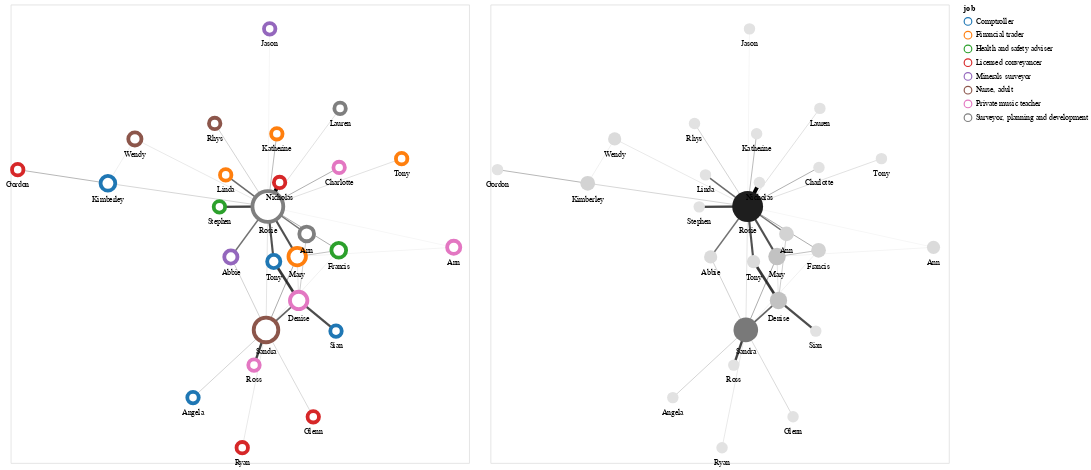

The notebook cell saved with this chart:
### Markdown cell above
Combination of two plots altair-style, showing the use of Altair settings

### Code cell
g1 = alph(
    G,
    weight_attr="weight",
    layout_fn=lambda g: nx.spring_layout(g, weight="weight", k=4, iterations=5000, seed=seed),
    node_args=dict(
        size=alt.Size(
            "degree_centrality",
            scale=alt.Scale(domain=[0,1], range=[150, 2000]),
            legend=None
        ),
        halo_offset=None,
        fill="#fff",
        stroke=alt.Color("job", scale=alt.Scale(scheme="category10")),
        strokeWidth=5,
        tooltip_attrs=["name", "job", "country"],
        label_attr="name",
    ),
    edge_args=dict(color="black"),
    width=600,
    height=600,
    padding=20,
)

g2 = alph(
    G,
    weight_attr="weight",
    layout_fn=lambda g: nx.spring_layout(g, weight="weight", k=4, iterations=5000, seed=seed),
    node_args=dict(
        size=alt.Size(
            "degree_centrality",
            scale=alt.Scale(domain=[0,1], range=[150, 2000]),
            legend=None
        ),
        halo_offset=None,
        fill=alt.Color("degree_centrality", scale=alt.Scale(scheme="greys")),
        stroke=alt.Color("job", scale=alt.Scale(scheme="category10")),
        strokeWidth=0,
        tooltip_attrs=["name", "job", "country"],
        label_attr="name",
    ),
    edge_args=dict(color="black"),
    width=600,
    height=600,
    padding=20,
)

g1 | g2

### Figure 1 — Vega-Lite specification as saved in the notebook (floating-point values rounded to 4 significant figures)
{"config": {"view": {"continuousWidth": 400, "continuousHeight": 300}}, "hconcat": [{"layer": [{"data": {"name": "data-9ff27348c8566cb965ecb8cdc86803c5"}, "mark": "line", "encoding": {"color": {"value": "black"}, "detail": {"field": "edge", "type": "quantitative"}, "opacity": {"field": "weight", "legend": null, "scale": {"range": [0.3, 1]}, "type": "quantitative"}, "strokeWidth": {"field": "weight", "legend": null, "scale": {"range": [0.1, 5]}, "type": "quantitative"}, "x": {"axis": {"domain": false, "grid": false, "labels": false, "ticks": false, "title": ""}, "field": "x", "type": "quantitative"}, "y": {"axis": {"domain": false, "grid": false, "labels": false, "ticks": false, "title": ""}, "field": "y", "type": "quantitative"}}}, {"layer": [{"mark": "circle", "encoding": {"fill": {"value": "#fff"}, "opacity": {"value": 1}, "size": {"field": "degree_centrality", "legend": null, "scale": {"domain": [0, 1], "range": [150, 2000]}, "type": "quantitative"}, "stroke": {"field": "job", "scale": {"scheme": "category10"}, "type": "nominal"}, "strokeWidth": {"value": 5}, "tooltip": [{"field": "name", "type": "nominal"}, {"field": "job", "type": "nominal"}, {"field": "country", "type": "nominal"}], "x": {"axis": {"domain": false, "grid": false, "labels": false, "ticks": false, "title": ""}, "field": "x", "type": "quantitative"}, "y": {"axis": {"domain": false, "grid": false, "labels": false, "ticks": false, "title": ""}, "field": "y", "type": "quantitative"}}}, {"mark": {"type": "text", "align": "center", "baseline": "middle", "color": "black", "size": 10}, "encoding": {"text": {"field": "name", "type": "nominal"}, "x": {"axis": {"domain": false, "grid": false, "labels": false, "ticks": false, "title": ""}, "field": "x", "type": "quantitative"}, "y": {"axis": {"domain": false, "grid": false, "labels": false, "ticks": false, "title": ""}, "field": "__y_label", "type": "quantitative"}}}], "data": {"name": "data-e7799511c789b2c646ff2426de794301"}}], "height": 600, "resolve": {"scale": {"color": "independent", "fill": "independent", "opacity": "independent", "size": "independent", "strokeWidth": "independent"}}, "width": 600}, {"layer": [{"data": {"name": "data-9ff27348c8566cb965ecb8cdc86803c5"}, "mark": "line", "encoding": {"color": {"value": "black"}, "detail": {"field": "edge", "type": "quantitative"}, "opacity": {"field": "weight", "legend": null, "scale": {"range": [0.3, 1]}, "type": "quantitative"}, "strokeWidth": {"field": "weight", "legend": null, "scale": {"range": [0.1, 5]}, "type": "quantitative"}, "x": {"axis": {"domain": false, "grid": false, "labels": false, "ticks": false, "title": ""}, "field": "x", "type": "quantitative"}, "y": {"axis": {"domain": false, "grid": false, "labels": false, "ticks": false, "title": ""}, "field": "y", "type": "quantitative"}}}, {"layer": [{"mark": "circle", "encoding": {"fill": {"field": "degree_centrality", "scale": {"scheme": "greys"}, "type": "quantitative"}, "opacity": {"value": 1}, "size": {"field": "degree_centrality", "legend": null, "scale": {"domain": [0, 1], "range": [150, 2000]}, "type": "quantitative"}, "stroke": {"field": "job", "scale": {"scheme": "category10"}, "type": "nominal"}, "strokeWidth": {"value": 0}, "tooltip": [{"field": "name", "type": "nominal"}, {"field": "job", "type": "nominal"}, {"field": "country", "type": "nominal"}], "x": {"axis": {"domain": false, "grid": false, "labels": false, "ticks": false, "title": ""}, "field": "x", "type": "quantitative"}, "y": {"axis": {"domain": false, "grid": false, "labels": false, "ticks": false, "title": ""}, "field": "y", "type": "quantitative"}}}, {"mark": {"type": "text", "align": "center", "baseline": "middle", "color": "black", "size": 10}, "encoding": {"text": {"field": "name", "type": "nominal"}, "x": {"axis": {"domain": false, "grid": false, "labels": false, "ticks": false, "title": ""}, "field": "x", "type": "quantitative"}, "y": {"axis": {"domain": false, "grid": false, "labels": false, "ticks": false, "title": ""}, "field": "__y_label", "type": "quantitative"}}}], "data": {"name": "data-e7799511c789b2c646ff2426de794301"}}], "height": 600, "resolve": {"scale": {"color": "independent", "fill": "independent", "opacity": "independent", "size": "independent", "strokeWidth": "independent"}}, "width": 600}], "$schema": "https://vega.github.io/schema/vega-lite/v4.17.0.json", "datasets": {"data-9ff27348c8566cb965ecb8cdc86803c5": [{"target": "b", "y": 335.7, "pair": ["a", "b"], "x": 302.4, "edge": 0, "weight": 2.171, "source": "a"}, {"target": "b", "y": 270.2, "pair": ["a", "b"], "x": 331.3, "edge": 0, "weight": 2.171, "source": "a"}, {"target": "a", "y": 335.7, "pair": ["a", "a"], "x": 302.4, "edge": 1, "weight": 0.08112, "source": "a"}, {"target": "a", "y": 335.7, "pair": ["a", "a"], "x": 302.4, "edge": 1, "weight": 0.08112, "source": "a"}, {"target": "n", "y": 335.7, "pair": ["a", "n"], "x": 302.4, "edge": 2, "weight": 3.894, "source": "a"}, {"target": "n", "y": 367.2, "pair": ["a", "n"], "x": 314.0, "edge": 2, "weight": 3.894, "source": "a"}, {"target": "c", "y": 335.7, "pair": ["a", "c"], "x": 302.4, "edge": 3, "weight": 0.2846, "source": "a"}, {"target": "c", "y": 174.2, "pair": ["a", "c"], "x": 300.6, "edge": 3, "weight": 0.2846, "source": "a"}, {"target": "r", "y": 335.7, "pair": ["a", "r"], "x": 302.4, "edge": 4, "weight": 1.398, "source": "a"}, {"target": "r", "y": 299.8, "pair": ["a", "r"], "x": 340.6, "edge": 4, "weight": 1.398, "source": "a"}, {"target": "d", "y": 335.7, "pair": ["a", "d"], "x": 302.4, "edge": 5, "weight": 0.748, "source": "a"}, {"target": "d", "y": 278.4, "pair": ["a", "d"], "x": 372.0, "edge": 5, "weight": 0.748, "source": "a"}, {"target": "e", "y": 335.7, "pair": ["a", "e"], "x": 302.4, "edge": 6, "weight": 2.381, "source": "a"}, {"target": "e", "y": 335.2, "pair": ["a", "e"], "x": 254.9, "edge": 6, "weight": 2.381, "source": "a"}, {"target": "g", "y": 335.7, "pair": ["a", "g"], "x": 302.4, "edge": 7, "weight": 2.155, "source": "a"}, {"target": "g", "y": 263.7, "pair": ["a", "g"], "x": 308.3, "edge": 7, "weight": 2.155, "source": "a"}, {"target": "h", "y": 335.7, "pair": ["a", "h"], "x": 302.4, "edge": 8, "weight": 0.09351, "source": "a"}, {"target": "h", "y": 282.3, "pair": ["a", "h"], "x": 484.9, "edge": 8, "weight": 0.09351, "source": "a"}, {"target": "j", "y": 335.7, "pair": ["a", "j"], "x": 302.4, "edge": 9, "weight": 0.7285, "source": "a"}, {"target": "j", "y": 386.8, "pair": ["a", "j"], "x": 372.4, "edge": 9, "weight": 0.7285, "source": "a"}, {"target": "k", "y": 335.7, "pair": ["a", "k"], "x": 302.4, "edge": 10, "weight": 0.421, "source": "a"}, {"target": "k", "y": 366.1, "pair": ["a", "k"], "x": 145.4, "edge": 10, "weight": 0.421, "source": "a"}, {"target": "l", "y": 335.7, "pair": ["a", "l"], "x": 302.4, "edge": 11, "weight": 0.2386, "source": "a"}, {"target": "l", "y": 424.2, "pair": ["a", "l"], "x": 171.9, "edge": 11, "weight": 0.2386, "source": "a"}, {"target": "p", "y": 335.7, "pair": ["a", "p"], "x": 302.4, "edge": 12, "weight": 0.4473, "source": "a"}, {"target": "p", "y": 444.4, "pair": ["a", "p"], "x": 250.3, "edge": 12, "weight": 0.4473, "source": "a"}, {"target": "q", "y": 335.7, "pair": ["a", "q"], "x": 302.4, "edge": 13, "weight": 0.3158, "source": "a"}, {"target": "q", "y": 464.1, "pair": ["a", "q"], "x": 373.4, "edge": 13, "weight": 0.3158, "source": "a"}, {"target": "s", "y": 335.7, "pair": ["a", "s"], "x": 302.4, "edge": 14, "weight": 1.434, "source": "a"}, {"target": "s", "y": 269.7, "pair": ["a", "s"], "x": 266.1, "edge": 14, "weight": 1.434, "source": "a"}, {"target": "t", "y": 335.7, "pair": ["a", "t"], "x": 302.4, "edge": 15, "weight": 0.6502, "source": "a"}, {"target": "t", "y": 430.9, "pair": ["a", "t"], "x": 311.3, "edge": 15, "weight": 0.6502, "source": "a"}, {"target": "v", "y": 335.7, "pair": ["a", "v"], "x": 302.4, "edge": 16, "weight": 0.1042, "source": "a"}, {"target": "v", "y": 568.2, "pair": ["a", "v"], "x": 304.3, "edge": 16, "weight": 0.1042, "source": "a"}, {"target": "w", "y": 335.7, "pair": ["a", "w"], "x": 302.4, "edge": 17, "weight": 0.3221, "source": "a"}, {"target": "w", "y": 398.4, "pair": ["a", "w"], "x": 433.8, "edge": 17, "weight": 0.3221, "source": "a"}, {"target": "y", "y": 335.7, "pair": ["a", "y"], "x": 302.4, "edge": 18, "weight": 1.582, "source": "a"}, {"target": "y", "y": 377.1, "pair": ["a", "y"], "x": 261.1, "edge": 18, "weight": 1.582, "source": "a"}, {"target": "c", "y": 270.2, "pair": ["b", "c"], "x": 331.3, "edge": 19, "weight": 0.7215, "source": "b"}, {"target": "c", "y": 174.2, "pair": ["b", "c"], "x": 300.6, "edge": 19, "weight": 0.7215, "source": "b"}, {"target": "d", "y": 270.2, "pair": ["b", "d"], "x": 331.3, "edge": 20, "weight": 0.6038, "source": "b"}, {"target": "d", "y": 278.4, "pair": ["b", "d"], "x": 372.0, "edge": 20, "weight": 0.6038, "source": "b"}, {"target": "f", "y": 270.2, "pair": ["b", "f"], "x": 331.3, "edge": 21, "weight": 0.2946, "source": "b"}, {"target": "f", "y": 212.7, "pair": ["b", "f"], "x": 332.7, "edge": 21, "weight": 0.2946, "source": "b"}, {"target": "h", "y": 270.2, "pair": ["b", "h"], "x": 331.3, "edge": 22, "weight": 0.121, "source": "b"}, {"target": "h", "y": 282.3, "pair": ["b", "h"], "x": 484.9, "edge": 22, "weight": 0.121, "source": "b"}, {"target": "f", "y": 174.2, "pair": ["c", "f"], "x": 300.6, "edge": 23, "weight": 1.739, "source": "c"}, {"target": "f", "y": 212.7, "pair": ["c", "f"], "x": 332.7, "edge": 23, "weight": 1.739, "source": "c"}, {"target": "c", "y": 174.2, "pair": ["c", "c"], "x": 300.6, "edge": 24, "weight": 0.3824, "source": "c"}, {"target": "c", "y": 174.2, "pair": ["c", "c"], "x": 300.6, "edge": 24, "weight": 0.3824, "source": "c"}, {"target": "d", "y": 174.2, "pair": ["c", "d"], "x": 300.6, "edge": 25, "weight": 0.1652, "source": "c"}, {"target": "d", "y": 278.4, "pair": ["c", "d"], "x": 372.0, "edge": 25, "weight": 0.1652, "source": "c"}, {"target": "i", "y": 174.2, "pair": ["c", "i"], "x": 300.6, "edge": 26, "weight": 0.242, "source": "c"}, {"target": "i", "y": 20.0, "pair": ["c", "i"], "x": 277.3, "edge": 26, "weight": 0.242, "source": "c"}, {"target": "o", "y": 174.2, "pair": ["c", "o"], "x": 300.6, "edge": 27, "weight": 2.432, "source": "c"}, {"target": "o", "y": 128.1, "pair": ["c", "o"], "x": 288.9, "edge": 27, "weight": 2.432, "source": "c"}, {"target": "r", "y": 174.2, "pair": ["c", "r"], "x": 300.6, "edge": 28, "weight": 0.04407, "source": "c"}, {"target": "r", "y": 299.8, "pair": ["c", "r"], "x": 340.6, "edge": 28, "weight": 0.04407, "source": "c"}, {"target": "s", "y": 174.2, "pair": ["c", "s"], "x": 300.6, "edge": 29, "weight": 0.4715, "source": "c"}, {"target": "s", "y": 269.7, "pair": ["c", "s"], "x": 266.1, "edge": 29, "weight": 0.4715, "source": "c"}, {"target": "u", "y": 174.2, "pair": ["c", "u"], "x": 300.6, "edge": 30, "weight": 0.3827, "source": "c"}, {"target": "u", "y": 60.48, "pair": ["c", "u"], "x": 347.0, "edge": 30, "weight": 0.3827, "source": "c"}, {"target": "x", "y": 174.2, "pair": ["c", "x"], "x": 300.6, "edge": 31, "weight": 0.437, "source": "c"}, {"target": "x", "y": 85.56, "pair": ["c", "x"], "x": 229.0, "edge": 31, "weight": 0.437, "source": "c"}, {"target": "g", "y": 212.7, "pair": ["f", "g"], "x": 332.7, "edge": 32, "weight": 2.708, "source": "f"}, {"target": "g", "y": 263.7, "pair": ["f", "g"], "x": 308.3, "edge": 32, "weight": 2.708, "source": "f"}, {"target": "r", "y": 212.7, "pair": ["f", "r"], "x": 332.7, "edge": 33, "weight": 0.4919, "source": "f"}, {"target": "r", "y": 299.8, "pair": ["f", "r"], "x": 340.6, "edge": 33, "weight": 0.4919, "source": "f"}, {"target": "z", "y": 212.7, "pair": ["f", "z"], "x": 332.7, "edge": 34, "weight": 2.263, "source": "f"}, {"target": "z", "y": 172.6, "pair": ["f", "z"], "x": 369.4, "edge": 34, "weight": 2.263, "source": "f"}, {"target": "l", "y": 366.1, "pair": ["k", "l"], "x": 145.4, "edge": 35, "weight": 0.1572, "source": "k"}, {"target": "l", "y": 424.2, "pair": ["k", "l"], "x": 171.9, "edge": 35, "weight": 0.1572, "source": "k"}, {"target": "m", "y": 366.1, "pair": ["k", "m"], "x": 145.4, "edge": 36, "weight": 0.6741, "source": "k"}, {"target": "m", "y": 383.9, "pair": ["k", "m"], "x": 56.9, "edge": 36, "weight": 0.6741, "source": "k"}], "data-e7799511c789b2c646ff2426de794301": [{"x": 302.4, "name": "Rosie", "job": "Surveyor, planning and development", "degree_centrality": 0.8, "y": 335.7, "id": "a", "country": "Korea", "__node_size": 1630.0, "__node_r": 20.19, "__y_label": 303.6}, {"x": 331.3, "name": "Mary", "job": "Financial trader", "degree_centrality": 0.2, "y": 270.2, "id": "b", "country": "Jamaica", "__node_size": 520.0, "__node_r": 11.4, "__y_label": 246.8}, {"x": 300.6, "name": "Sandra", "job": "Nurse, adult", "degree_centrality": 0.48, "y": 174.2, "id": "c", "country": "Vietnam", "__node_size": 1038.0, "__node_r": 16.11, "__y_label": 146.1}, {"x": 372.0, "name": "Francis", "job": "Health and safety adviser", "degree_centrality": 0.12, "y": 278.4, "id": "d", "country": "Netherlands Antilles", "__node_size": 372.0, "__node_r": 9.644, "__y_label": 256.7}, {"x": 254.9, "name": "Stephen", "job": "Health and safety adviser", "degree_centrality": 0.04, "y": 335.2, "id": "e", "country": "Korea", "__node_size": 224.0, "__node_r": 7.483, "__y_label": 315.8}, {"x": 332.7, "name": "Denise", "job": "Private music teacher", "degree_centrality": 0.2, "y": 212.7, "id": "f", "country": "Vietnam", "__node_size": 520.0, "__node_r": 11.4, "__y_label": 189.3}, {"x": 308.3, "name": "Tony", "job": "Comptroller", "degree_centrality": 0.08, "y": 263.7, "id": "g", "country": "Vietnam", "__node_size": 298.0, "__node_r": 8.631, "__y_label": 243.0}, {"x": 484.9, "name": "Ann", "job": "Private music teacher", "degree_centrality": 0.08, "y": 282.3, "id": "h", "country": "Vietnam", "__node_size": 298.0, "__node_r": 8.631, "__y_label": 261.6}, {"x": 277.3, "name": "Ryan", "job": "Licensed conveyancer", "degree_centrality": 0.04, "y": 20.0, "id": "i", "country": "Jamaica", "__node_size": 224.0, "__node_r": 7.483, "__y_label": 0.5167}, {"x": 372.4, "name": "Charlotte", "job": "Private music teacher", "degree_centrality": 0.04, "y": 386.8, "id": "j", "country": "Korea", "__node_size": 224.0, "__node_r": 7.483, "__y_label": 367.3}, {"x": 145.4, "name": "Kimberley", "job": "Comptroller", "degree_centrality": 0.12, "y": 366.1, "id": "k", "country": "Netherlands Antilles", "__node_size": 372.0, "__node_r": 9.644, "__y_label": 344.5}, {"x": 171.9, "name": "Wendy", "job": "Nurse, adult", "degree_centrality": 0.08, "y": 424.2, "id": "l", "country": "Vietnam", "__node_size": 298.0, "__node_r": 8.631, "__y_label": 403.6}, {"x": 56.9, "name": "Gordon", "job": "Licensed conveyancer", "degree_centrality": 0.04, "y": 383.9, "id": "m", "country": "Netherlands Antilles", "__node_size": 224.0, "__node_r": 7.483, "__y_label": 364.5}, {"x": 314.0, "name": "Nicholas", "job": "Licensed conveyancer", "degree_centrality": 0.04, "y": 367.2, "id": "n", "country": "Netherlands Antilles", "__node_size": 224.0, "__node_r": 7.483, "__y_label": 347.7}, {"x": 288.9, "name": "Ross", "job": "Private music teacher", "degree_centrality": 0.04, "y": 128.1, "id": "o", "country": "Jamaica", "__node_size": 224.0, "__node_r": 7.483, "__y_label": 108.6}, {"x": 250.3, "name": "Rhys", "job": "Nurse, adult", "degree_centrality": 0.04, "y": 444.4, "id": "p", "country": "Korea", "__node_size": 224.0, "__node_r": 7.483, "__y_label": 424.9}, {"x": 373.4, "name": "Lauren", "job": "Surveyor, planning and development", "degree_centrality": 0.04, "y": 464.1, "id": "q", "country": "Netherlands Antilles", "__node_size": 224.0, "__node_r": 7.483, "__y_label": 444.6}, {"x": 340.6, "name": "Ann", "job": "Surveyor, planning and development", "degree_centrality": 0.12, "y": 299.8, "id": "r", "country": "Vietnam", "__node_size": 372.0, "__node_r": 9.644, "__y_label": 278.2}, {"x": 266.1, "name": "Abbie", "job": "Minerals surveyor", "degree_centrality": 0.08, "y": 269.7, "id": "s", "country": "Vietnam", "__node_size": 298.0, "__node_r": 8.631, "__y_label": 249.0}, {"x": 311.3, "name": "Katherine", "job": "Financial trader", "degree_centrality": 0.04, "y": 430.9, "id": "t", "country": "Vietnam", "__node_size": 224.0, "__node_r": 7.483, "__y_label": 411.4}, {"x": 347.0, "name": "Glenn", "job": "Licensed conveyancer", "degree_centrality": 0.04, "y": 60.48, "id": "u", "country": "Vietnam", "__node_size": 224.0, "__node_r": 7.483, "__y_label": 41.0}, {"x": 304.3, "name": "Jason", "job": "Minerals surveyor", "degree_centrality": 0.04, "y": 568.2, "id": "v", "country": "Jamaica", "__node_size": 224.0, "__node_r": 7.483, "__y_label": 548.7}, {"x": 433.8, "name": "Tony", "job": "Financial trader", "degree_centrality": 0.04, "y": 398.4, "id": "w", "country": "Vietnam", "__node_size": 224.0, "__node_r": 7.483, "__y_label": 378.9}, {"x": 229.0, "name": "Angela", "job": "Comptroller", "degree_centrality": 0.04, "y": 85.56, "id": "x", "country": "Vietnam", "__node_size": 224.0, "__node_r": 7.483, "__y_label": 66.08}, {"x": 261.1, "name": "Linda", "job": "Financial trader", "degree_centrality": 0.04, "y": 377.1, "id": "y", "country": "Korea", "__node_size": 224.0, "__node_r": 7.483, "__y_label": 357.6}, {"x": 369.4, "name": "Sian", "job": "Comptroller", "degree_centrality": 0.04, "y": 172.6, "id": "z", "country": "Korea", "__node_size": 224.0, "__node_r": 7.483, "__y_label": 153.1}]}}
